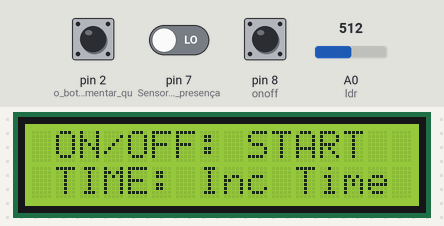
A sketch run on a simulated Arduino Uno, built with avr-gcc and run on an emulated ATmega328P. On the bench: 16×2 character LCD. The test bench sets the inputs (shaded band); at power-on: pin 8 (onoff) HIGH, pin 2 (o_botão_de_incrementar_qu) HIGH, A0 (ldr) = 512, pin 7 (Sensor_de_presença) LOW. What the sketch prints to the serial monitor is not drawn.

Above: at 2.3 s.
2.4 s: pin 8 (onoff) pulled LOW for 0.15 s
At 3.8 s:
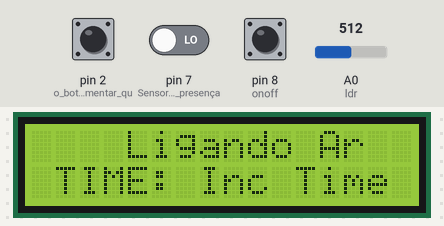
5.5 s: pin 8 (onoff) pulled LOW for 1 s
At 8.7 s:
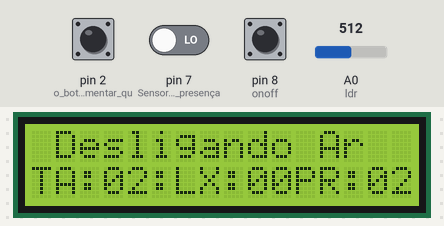
9.0 s: pin 8 (onoff) pulled LOW for 3.2 s
At 13.0 s:
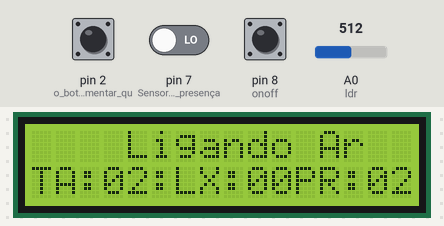
15.2 s: pin 2 (o_botão_de_incrementar_qu) pulled LOW for 3.2 s
At 19.0 s:
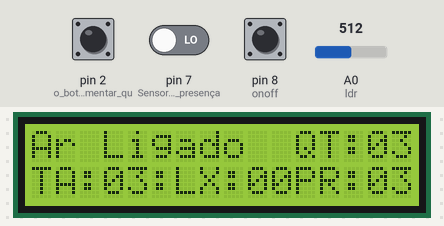
21.0 s: A0 (ldr) set to 810
At 22.2 s:
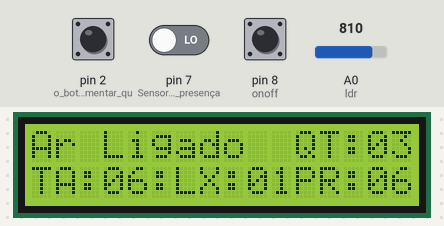
24.0 s: pin 7 (Sensor_de_presença) driven HIGH
At 26.0 s:
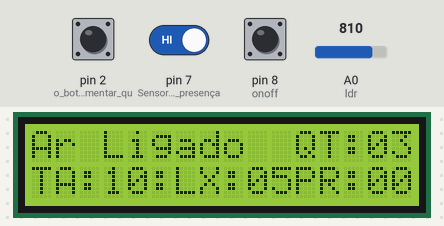
Timing chart, 0 to 27.5 s (numbered marks = the images above; inputs shaded):
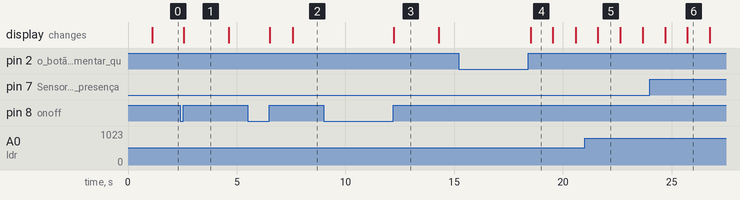

The sketch:

AP2_Microcontroladores.ino
```cpp
/* Avaliação Parcial 2
 *  Autores: Keven Soares, Mauricio Calheiro
 */
/*
 * Inclusão de bibliotecas necessárias para a implementação do projeto
 */
#include <Wire.h>
#include <LiquidCrystal_I2C.h>
#include <IRremote.h>
#include <IRremote.h>

IRsend irsend;

LiquidCrystal_I2C lcd(0x3F,2,1,0,4,5,6,7,3, POSITIVE); // Foi utilizado um display LCD I2C

int onoff = 8, ir = 3, seg = 0, segLDR = 0, segPIR = 0;

unsigned long segacum = 0; // variável que acumula valor em segundos do projeto
int timeset = 2;           // variável que acumula quantidade de tempos de aula que o ar permanece ligado
bool flag = false;         // variável que guarda o estado de ativação do ar

void(* resetFunc) (void) = 0; // função de software reset do arduino

void setup() // inicializações do sistema
{
  pinMode(onoff,INPUT_PULLUP); // inicialização do botão de ON/OFF

  pinMode(2,INPUT_PULLUP);     // o botão de incrementar quantidade de tempo foi feito via interrupção
  attachInterrupt(digitalPinToInterrupt(2), timeSet, LOW);

  pinMode(7,INPUT);           //Sensor de presença

  lcd.begin (16,2);           //Inicialização do LCD
  lcd.setBacklight(HIGH);
  lcd.setCursor(0,0);
  lcd.print("  Init System   ");
  delay(1000);
  lcd.setCursor(0,0);
  lcd.print("    Bem Vindo   ");
  lcd.setCursor(0,0);
  lcd.print(" ON/OFF: START  ");
  lcd.setCursor(0,1);
  lcd.print(" TIME: Inc Time ");
  Serial.begin(9600);
}

void loop()
{
  if(digitalRead(onoff) == LOW)       // caso o botão de ON/OFF seja pressionado
  {
    while(digitalRead(onoff) == LOW); //debounce do botão
    flag = !flag;                     //inverte e flag
    control('w');                     // comando de ligar o ar
  }
  while(flag)                        // enquanto ele estiver ligado
  {
    lcd.setCursor(0,0);
    lcd.print("Ar Ligado  ");
    contaTempo(); // chama a função de contagem de tempo
    if(contaTempo() >= timeset*50 || digitalRead(onoff) == LOW|| segPIR >=20 || segLDR >= 20 || flag == false) // e verifica os tempos de aula, os tempos de sensor de presença, LDR ou se o botao ON/OFF foi pressionado novamente
    {
      Serial.print("off");
      control('a'); // caso alguma das condições seja atendida, manda o comando de desliga
      delay(1000);
      flag = false;
      //resetFunc();  // e reinicia o arduino
    }
  }
}
```

ArrumaZero.ino
```cpp
String ArrumaZero(int i) // função utilizada para formatação dos caracteres no display, de modo que um numero menor que 10 sempre seja completado com 0
{
  String ret;
  if (i < 10) ret += "0";
  ret += i;
  return ret;
}
```

ContaTempo.ino
```cpp
unsigned long contaTempo() // função de contagem de tempo, dependente da função millis
{
  unsigned long tempo = millis();
  int j = 1;
  while(j)
  {
    if(millis() - tempo >= 1000) // toda vez que um ciclo de 1000 milli segundos passar
    {
      tempo = millis();
        if(analogRead(A0) >= 800) // verifica o ldr
        {
           segLDR++;
        }
        else
        {
          segLDR = 0;
        }
        if(digitalRead(7) == LOW) // verifica o sensor de presença
        {
           segPIR++;
        }
        else
        {
          segPIR = 0;
        }
        if(digitalRead(onoff) == LOW) // verifica o botão ON/OFF
        {
         while(digitalRead(onoff) == LOW);
         flag = !flag;
        }
        segacum++; // incrementa o segundo
        printDisplay(); // imprime os valores de tempo no display

      return segacum;
    }
 }
}
```

Func_Remotas.ino
```cpp
void control(char data)
{

  switch(data){

    case 'w': // função de ligar o ar via IR
    {
      //on
      Serial.println("w");
      lcd.setCursor(0,0);
      lcd.print("    Ligando Ar  ");
      int khz = 38; // 38kHz carrier frequency for the NEC protocol
      unsigned int irSignal[] = {9072,4544, 528,568, 528,568, 528,544, 556,1636, 552,568, 528,572, 528,568, 528,568, 528,1664, 528,568, 548,548, 528,1636, 576,1644, 528,568, 528,568, 528,568, 528,1664, 528,568, 528,568, 528,1664, 528,568, 528,568, 528,568, 528,568, 528,568, 528,544, 576,544, 552,548, 528,1660, 528,572, 528,568, 528,568, 528,544, 552,568, 528,1664, 528,1640, 552,568, 528,568, 532,564, 528,568, 544};

      irsend.sendRaw(irSignal, sizeof(irSignal) / sizeof(irSignal[0]), khz); //Note the approach used to automatically calculate the size of the array.
      delay(2000);
     }
     break;

    case 'a': // função de ligar o ar via IR
    {
      //on
      Serial.println("a");
      lcd.setCursor(0,0);
      lcd.print(" Desligando Ar  ");
      int khz2 = 38; // 38kHz carrier frequency for the NEC protocol
      unsigned int irSignal2[] = {9064,4532, 576,544, 532,540, 576,548, 528,568, 528,568, 532,564, 528,568, 536,564, 532,1660, 528,544, 576,544, 548,1648, 528,1664, 528,568, 528,568, 528,568, 528,1668, 528,568, 528,568, 552,1640, 528,568, 528,568, 532,568, 528,568, 532,564, 528,568, 532,564, 528,568, 528,1668, 528,568, 528,568, 548,552, 548,524, 564,532, 576,1640, 528,1644, 556,564, 528,568, 528,544, 576,544, 540};

      irsend.sendRaw(irSignal2, sizeof(irSignal2) / sizeof(irSignal2[0]), khz2); //Note the approach used to automatically calculate the size of the array.
      delay(2000);
     }
     break;

     default:
     {
       Serial.println("a");
       lcd.setCursor(0,0);
       lcd.print(" ON/OFF: START  ");
       lcd.setCursor(0,1);
       lcd.print(" TIME: Inc Time ");
     }
      break;
  }
}
```

PrintDisplay.ino
```cpp
void printDisplay()
{
        lcd.setCursor(11,0);
        lcd.print("QT:");
        lcd.setCursor(14,0);
        lcd.print(ArrumaZero(timeset));
        lcd.setCursor(0,1);
        lcd.print("TA:");
        lcd.setCursor(3,1);
        lcd.print(ArrumaZero(segacum));
        lcd.setCursor(6,1);
        lcd.print("LX:");
        lcd.setCursor(9,1);
        lcd.print(ArrumaZero(segLDR));
        lcd.setCursor(11,1);
        lcd.print("PR:");
        lcd.setCursor(14,1);
        lcd.print(ArrumaZero(segPIR));
}
```

TimeSet.ino
```cpp
void timeSet() // função chamada caso a interrupção do botão de TIME seja ativada
{
  while(digitalRead(2)== LOW); //debounce do botão
  if(timeset >= 6) // limitador de quantidade de tempo
   timeset = 2;
  else
   timeset++;
}
```

Measured:
- after the input at 2.4 s, the display: changes after 0.17 s (image 1)
- after the input at 9.0 s, the display: changes after 3.2 s (image 3)
- what the display in image 1 shows lasts 2.0 s, from 2.6 s to 4.6 s
- what the display in image 4 shows lasts 1.0 s, from 18.5 s to 19.5 s
